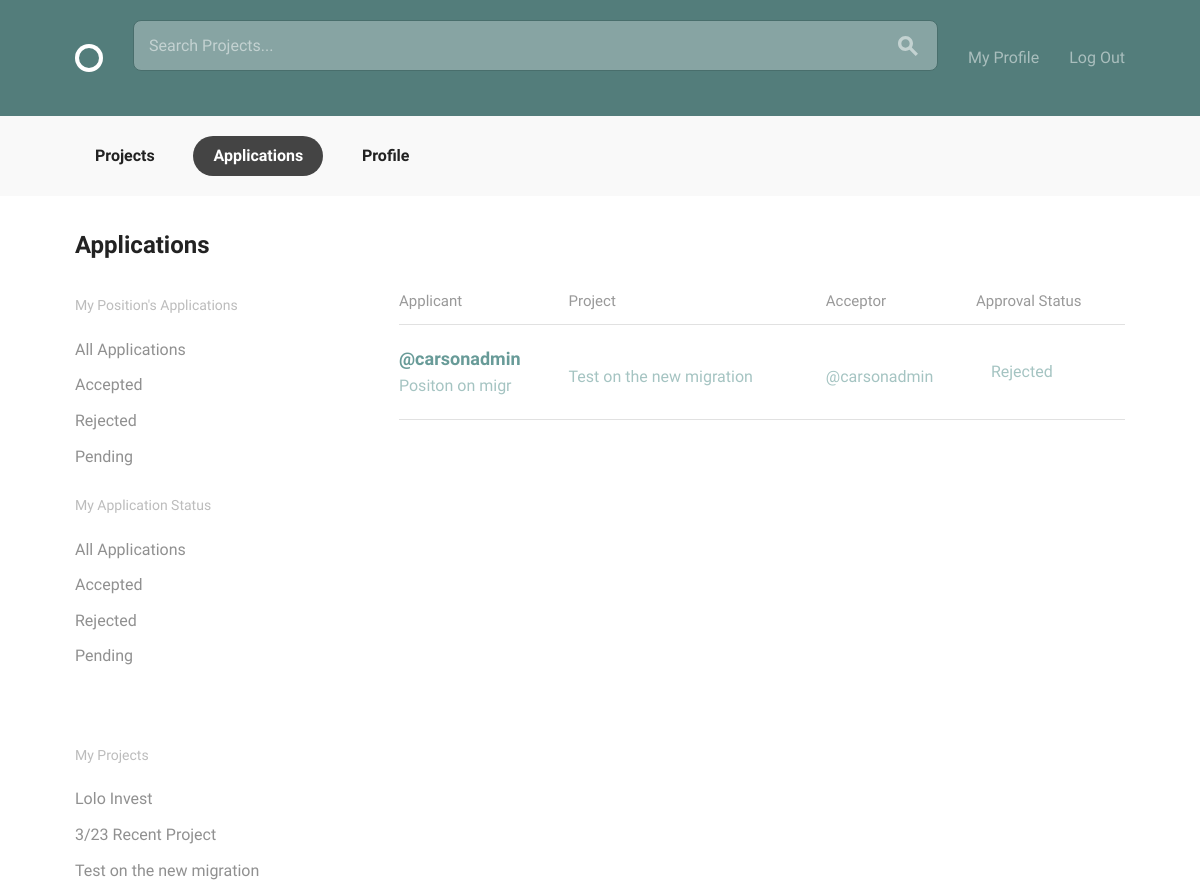
/projects/applications/?application_status=R&project_owner (signed in, upper part), run on an earlier commit of the app's database.
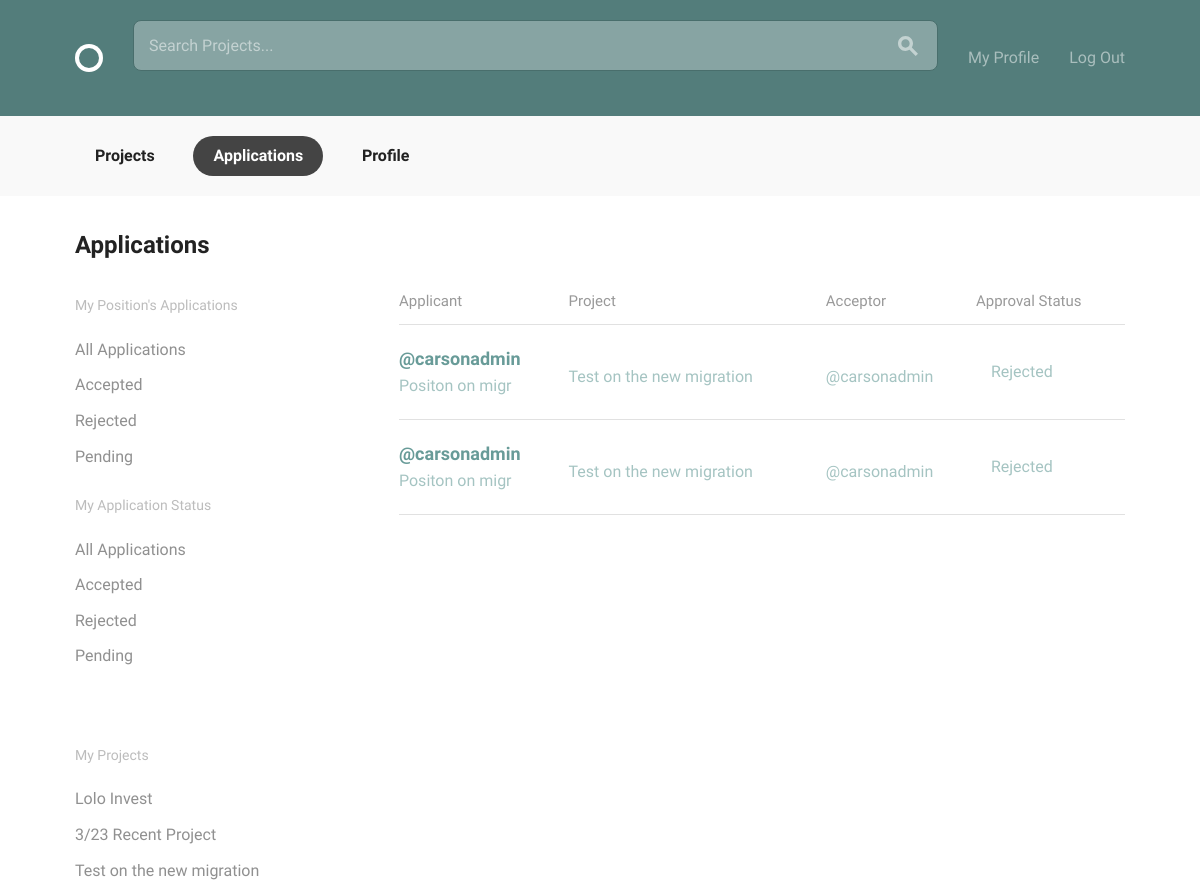
And on a later commit of the database.
### projects/models.py (models this page shows, shortened)
class Project(models.Model):
    owner = models.ForeignKey(settings.AUTH_USER_MODEL, on_delete=models.CASCADE, null=True)
    title = models.CharField(max_length=30)
    slug = models.SlugField(null=True)
    description = models.CharField(max_length=150)
    timeline = models.CharField(max_length=30)
    requirements = models.CharField(max_length=150)
    date_created = models.DateTimeField(default=timezone.now)
    positions = models.ManyToManyField('Position', related_name="projects", default=None)
    count = models.IntegerField(null=True, default=0)
    class Meta:
        ordering = ['-date_created']
    def __str__(self):
        return self.title

class Application(models.Model):
    ACCEPTED = 'A'
    REJECTED = 'R'
    PENDING = 'P'
    OPEN = 'O'
    STATUS_CHOICES = [
        (ACCEPTED, 'Accepted'),
        (REJECTED, 'Rejected'),
        (PENDING, 'Pending'),
        (OPEN, 'Open'),
    ]
    application_status = models.CharField(max_length=1, choices=STATUS_CHOICES, default='O')
    acceptor = models.ForeignKey(settings.AUTH_USER_MODEL, on_delete=models.CASCADE, related_name="acceptor", null=True)
    applicant = models.ForeignKey(settings.AUTH_USER_MODEL, on_delete=models.CASCADE, related_name="applicant", null=True)
    position = models.ForeignKey(Position, on_delete=models.CASCADE, null=True)
    project = models.ForeignKey(Project, on_delete=models.CASCADE, null=True)

class Position(models.Model):
    project_master = models.ForeignKey(Project, on_delete=models.CASCADE, related_name="position_set", null=True)
    position_title = models.CharField(max_length=15)
    position_description = models.CharField(max_length=150)
    skills = models.ManyToManyField('accounts.Skill')
    class Meta:
        ordering = ['position_title']
    def __str__(self):
        return self.position_title

### accounts/models.py (models this page shows, shortened)
class User(AbstractBaseUser, PermissionsMixin):
    email = models.EmailField(unique=True)
    username = models.CharField(max_length=15, unique=True)
    date_joined = models.DateTimeField(default=timezone.now)
    is_active = models.BooleanField(default=True)
    is_staff = models.BooleanField(default=False)
    display_name = models.CharField(max_length=25, default="")
    avatar = models.ImageField(upload_to='profile_avatar', blank=True, default="default_avatar.png")
    bio = models.CharField(max_length=140, blank=True, default="")
    skills = models.ManyToManyField('Skill', related_name="users")
    objects = UserManager()
    USERNAME_FIELD = "email"
    REQUIRED_FIELDS = ["display_name", "username"]
    def __str__(self):
        return "@{}".format(self.username)

### projects/views.py (the view)
# urls.py: path('applications/', login_required(views.ApplicationListView.as_view()), name='applications_list'),
class ApplicationListView(ListView):
    model = Application
    template_name = "applications.html"
    def get_queryset(self):
        app_status = self.request.GET.get('application_status','P')
        applicant = self.request.user
        project_owner = self.request.user
        applicant_param = self.request.GET.get('applicant')
        powner_param = self.request.GET.get('project_owner')
        if (applicant_param == ''):
            app_list = Application.objects.filter(applicant=applicant, application_status=app_status)
            return app_list
        elif (powner_param == ''):
            app_list = Application.objects.filter(project__owner=project_owner, application_status=app_status)
            return app_list
    def get_context_data(self, **kwargs):
        context = super().get_context_data(**kwargs)
        context['now'] = timezone.now()
        context['projects_list'] = Project.objects.filter(owner=self.request.user)
        context['positions_list'] = Position.objects.filter(projects__owner=self.request.user)
        context['user_id'] = self.request.user.id
        application_status = self.request.GET.get('application_status', '')
        if application_status:
            context['application_list'] = Application.objects.filter(Q(applicant=self.request.user) | Q(project__owner=self.request.user) | Q(acceptor=self.request.user)).filter(application_status=self.request.GET.get('application_status','P'))
        else:
            context['application_list'] = Application.objects.filter(Q(applicant=self.request.user) | Q(project__owner=self.request.user) | Q(acceptor=self.request.user))
        return context

### projects/templates/applications.html (shortened to what this page needs)
{% extends 'layout.html' %}
{% block body_content %}
  <body>
    <div class="circle--actions--bar">
      <nav class="bounds">
        <ul class="circle--pill--list">
          <li><a href="{% url 'projects:projects' %}">Projects</a></li>
          <li><a class="selected" href="{% url 'projects:applications_list' %}">Applications</a></li>
          <li><a href="{% url 'accounts:profile' %}">Profile</a></li>
        </ul>
      </nav>
    </div>
    <div class="bounds circle--page">
      <div class="circle--page--header grid-100">
        <h2>Applications</h2>
      </div>
      <div class="grid-25">
        <div class="circle--filter circle--secondary--module">
          <h4>My Position's Applications</h4>
          <ul class="circle--filter--list">
            <li><a href="{% url 'projects:applications_list' %}">All Applications</a></li>
            <li><a href="{{ request.path }}?application_status=A&project_owner">Accepted</a></li>
            <li><a href="{{ request.path }}?application_status=R&project_owner">Rejected</a></li>
            <li><a href="{{ request.path }}?application_status=P&project_owner">Pending</a></li>
          </ul>
          <h4>My Application Status</h4>
          <ul class="circle--filter--list">
            <li><a href="{% url 'projects:applications_list' %}">All Applications</a></li>
            <li><a href="{{ request.path }}?application_status=A&applicant">Accepted</a></li>
            <li><a href="{{ request.path }}?application_status=R&applicant">Rejected</a></li>
            <li><a href="{{ request.path }}?application_status=P&applicant">Pending</a></li>
          </ul>
        </div>
        <div class="circle--filter circle--secondary--module">
          <h4>My Projects</h4>
          <ul class="circle--filter--list">
            {% for project in projects_list %}
            <li><a>{{ project }}</a></li>
            {% endfor %}
          </ul>
        </div>
      </div>
      <div class="grid-70 grid-push-5">
        <table class="u-full-width circle--table">
          <thead>
            <tr>
              <th>Applicant</th>
              <th class="circle--cell--right">Project</th>
              <th class="circle--cell--right">Acceptor</th>
              <th class="circle--cell--right">Approval Status</th>
            </tr>
          </thead>
          <tbody>
            {% for application in object_list %}
            <tr class="clickable-row">
              <td>
                <h3>{{ application.applicant }}</h3>
                <p>{{ application.position }}</p>
              </td>
              <td class="circle--cell--right">
                <p>{{ application.project }}</p>
              </td>
              <td class="circle--cell--right">
                <p>{{ application.project.owner }}</p>
              </td>
              {% if application.application_status == 'R' %}
              <td class="circle--cell--right">
                <ul class="circle--pill--list">
                  <li>Rejected</a></li>
                </ul>
              </td>
              {% endif %}
            </tr>
            {% endfor %}
          </tbody>
        </table>
      </div>
    </div>
  </body>
{% endblock %}

What changed in the data, as far as the page shows it:
now on this page (row edited): Application: applicant "@carsonadmin", position "Positon on migr", project "Test on the new migration", project.owner "@carsonadmin", application_status "Rejected"
